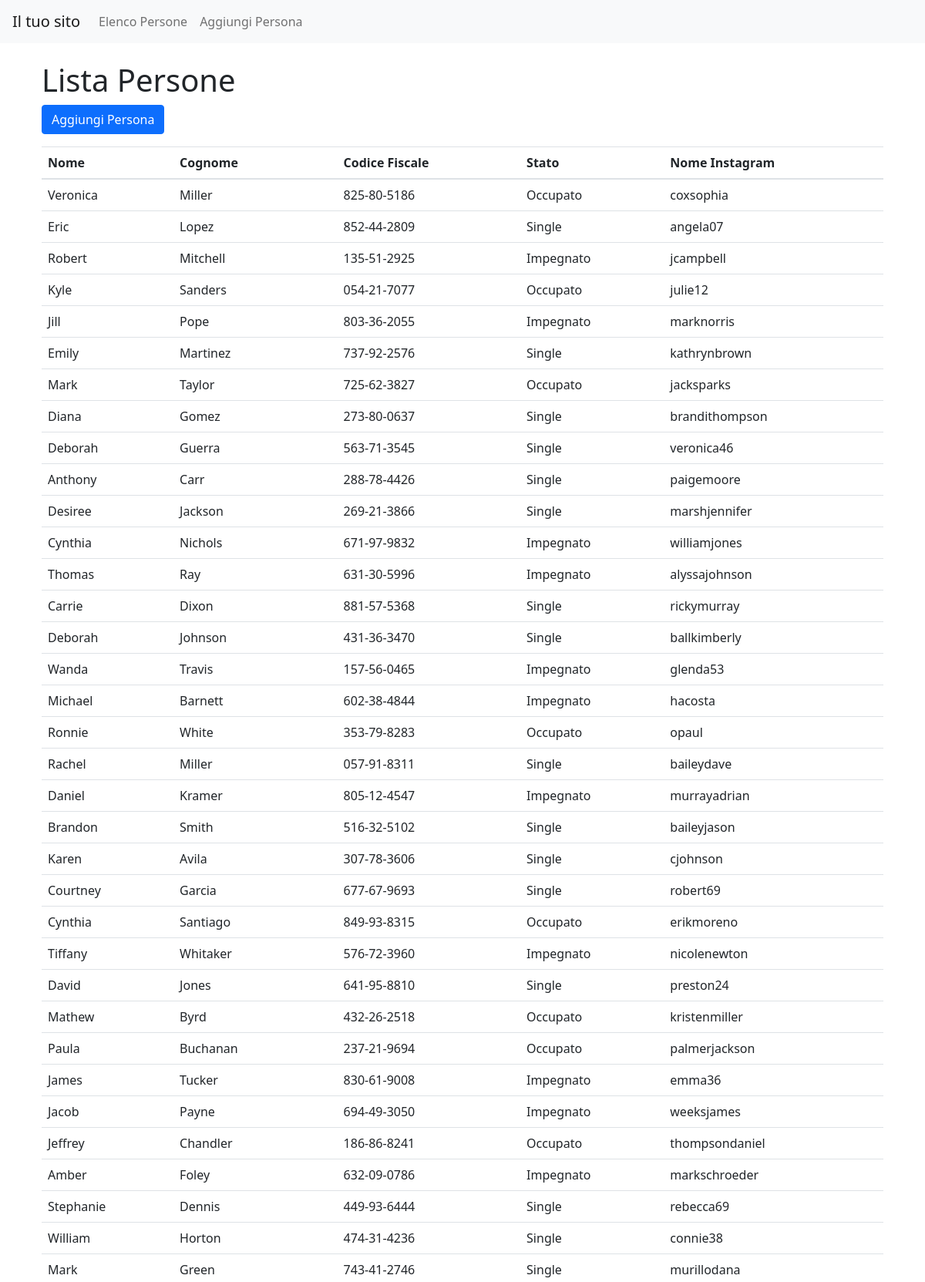
The page / (upper part) on the database its author committed.
### prova/models.py (models this page shows)
class Persona(models.Model):
    STATI = (
        ('S', 'Single'),
        ('I', 'Impegnato'),
        ('O', 'Occupato'),
    )
    nome = models.CharField(max_length=255)
    cognome = models.CharField(max_length=255)
    codice_fiscale = models.CharField(max_length=16)
    stato = models.CharField(max_length=1, choices=STATI)
    nome_instagram = models.CharField(max_length=255)

### prova/views.py (the view)
# urls.py: path('', views.lista_persone, name='lista_persone'),
def lista_persone(request):
    query = request.GET.get('q') # recupera il parametro di ricerca dalla query string
    if query:
        persone = Persona.objects.filter(
            nome__icontains=query) | Persona.objects.filter(
            cognome__icontains=query)
    else:
        persone = Persona.objects.all()
    return render(request, 'lista_persone.html', {'persone': persone, 'query': query})

### prova/templates/lista_persone.html
{% extends 'base.html' %}
{% block content %}
  <div class="container">
    <h1>Lista Persone</h1>
    <a href="{% url 'aggiungi_persona' %}" class="btn btn-primary mb-3">Aggiungi Persona</a>
    <table class="table">
      <thead>
        <tr>
          <th>Nome</th>
          <th>Cognome</th>
          <th>Codice Fiscale</th>
          <th>Stato</th>
          <th>Nome Instagram</th>
        </tr>
      </thead>
      <tbody>
        {% for persona in persone %}
        <tr>
          <td>{{ persona.nome }}</td>
          <td>{{ persona.cognome }}</td>
          <td>{{ persona.codice_fiscale }}</td>
          <td>{{ persona.stato }}</td>
          <td>{{ persona.nome_instagram }}</td>
        </tr>
        {% endfor %}
      </tbody>
    </table>
  </div>
{% endblock %}

### prova/templates/base.html (shortened to what this page needs)
<!DOCTYPE html>
<html>
  <head>
    <link rel="stylesheet" href="https://stackpath.bootstrapcdn.com/bootstrap/4.3.1/css/bootstrap.min.css">
    <link rel="stylesheet" href="https://cdnjs.cloudflare.com/ajax/libs/bootstrap/5.1.3/css/bootstrap.min.css">
  </head>
  <body>
    <nav class="navbar navbar-expand-lg navbar-light bg-light">
      <a class="navbar-brand" href="#">Il tuo sito</a>
      <div class="collapse navbar-collapse" id="navbarNav">
        <ul class="navbar-nav">
          <li class="nav-item">
            <a class="nav-link" href="{% url 'lista_persone' %}">Elenco Persone</a>
          </li>
          <li class="nav-item">
            <a class="nav-link" href="{% url 'aggiungi_persona' %}">Aggiungi Persona</a>
          </li>
        </ul>
      </div>
    </nav>
    <div class="container my-4">
      {% block content %}{% endblock %}
    </div>
  </body>
</html>

### rows shown on the page
Persona: nome "Veronica", cognome "Miller", codice_fiscale "825-80-5186", stato "Occupato", nome_instagram "coxsophia"
Persona: nome "Eric", cognome "Lopez", codice_fiscale "852-44-2809", stato "Single", nome_instagram "angela07"
Persona: nome "Robert", cognome "Mitchell", codice_fiscale "135-51-2925", stato "Impegnato", nome_instagram "jcampbell"
Persona: nome "Kyle", cognome "Sanders", codice_fiscale "054-21-7077", stato "Occupato", nome_instagram "julie12"
Persona: nome "Jill", cognome "Pope", codice_fiscale "803-36-2055", stato "Impegnato", nome_instagram "marknorris"
Persona: nome "Emily", cognome "Martinez", codice_fiscale "737-92-2576", stato "Single", nome_instagram "kathrynbrown"
Persona: nome "Mark", cognome "Taylor", codice_fiscale "725-62-3827", stato "Occupato", nome_instagram "jacksparks"
Persona: nome "Diana", cognome "Gomez", codice_fiscale "273-80-0637", stato "Single", nome_instagram "brandithompson"
Persona: nome "Deborah", cognome "Guerra", codice_fiscale "563-71-3545", stato "Single", nome_instagram "veronica46"
Persona: nome "Anthony", cognome "Carr", codice_fiscale "288-78-4426", stato "Single", nome_instagram "paigemoore"
Persona: nome "Desiree", cognome "Jackson", codice_fiscale "269-21-3866", stato "Single", nome_instagram "marshjennifer"
Persona: nome "Cynthia", cognome "Nichols", codice_fiscale "671-97-9832", stato "Impegnato", nome_instagram "williamjones"
Persona: nome "Thomas", cognome "Ray", codice_fiscale "631-30-5996", stato "Impegnato", nome_instagram "alyssajohnson"
Persona: nome "Carrie", cognome "Dixon", codice_fiscale "881-57-5368", stato "Single", nome_instagram "rickymurray"
Persona: nome "Deborah", cognome "Johnson", codice_fiscale "431-36-3470", stato "Single", nome_instagram "ballkimberly"
Persona: nome "Wanda", cognome "Travis", codice_fiscale "157-56-0465", stato "Impegnato", nome_instagram "glenda53"
Persona: nome "Michael", cognome "Barnett", codice_fiscale "602-38-4844", stato "Impegnato", nome_instagram "hacosta"
Persona: nome "Ronnie", cognome "White", codice_fiscale "353-79-8283", stato "Occupato", nome_instagram "opaul"
Persona: nome "Rachel", cognome "Miller", codice_fiscale "057-91-8311", stato "Single", nome_instagram "baileydave"
Persona: nome "Daniel", cognome "Kramer", codice_fiscale "805-12-4547", stato "Impegnato", nome_instagram "murrayadrian"
Persona: nome "Brandon", cognome "Smith", codice_fiscale "516-32-5102", stato "Single", nome_instagram "baileyjason"
Persona: nome "Karen", cognome "Avila", codice_fiscale "307-78-3606", stato "Single", nome_instagram "cjohnson"
Persona: nome "Courtney", cognome "Garcia", codice_fiscale "677-67-9693", stato "Single", nome_instagram "robert69"
Persona: nome "Cynthia", cognome "Santiago", codice_fiscale "849-93-8315", stato "Occupato", nome_instagram "erikmoreno"
Persona: nome "Tiffany", cognome "Whitaker", codice_fiscale "576-72-3960", stato "Impegnato", nome_instagram "nicolenewton"
Persona: nome "David", cognome "Jones", codice_fiscale "641-95-8810", stato "Single", nome_instagram "preston24"
Persona: nome "Mathew", cognome "Byrd", codice_fiscale "432-26-2518", stato "Occupato", nome_instagram "kristenmiller"
Persona: nome "Paula", cognome "Buchanan", codice_fiscale "237-21-9694", stato "Occupato", nome_instagram "palmerjackson"
Persona: nome "James", cognome "Tucker", codice_fiscale "830-61-9008", stato "Impegnato", nome_instagram "emma36"
Persona: nome "Jacob", cognome "Payne", codice_fiscale "694-49-3050", stato "Impegnato", nome_instagram "weeksjames"
Persona: nome "Jeffrey", cognome "Chandler", codice_fiscale "186-86-8241", stato "Occupato", nome_instagram "thompsondaniel"
Persona: nome "Amber", cognome "Foley", codice_fiscale "632-09-0786", stato "Impegnato", nome_instagram "markschroeder"
Persona: nome "Stephanie", cognome "Dennis", codice_fiscale "449-93-6444", stato "Single", nome_instagram "rebecca69"
Persona: nome "William", cognome "Horton", codice_fiscale "474-31-4236", stato "Single", nome_instagram "connie38"
Persona: nome "Mark", cognome "Green", codice_fiscale "743-41-2746", stato "Single", nome_instagram "murillodana"
